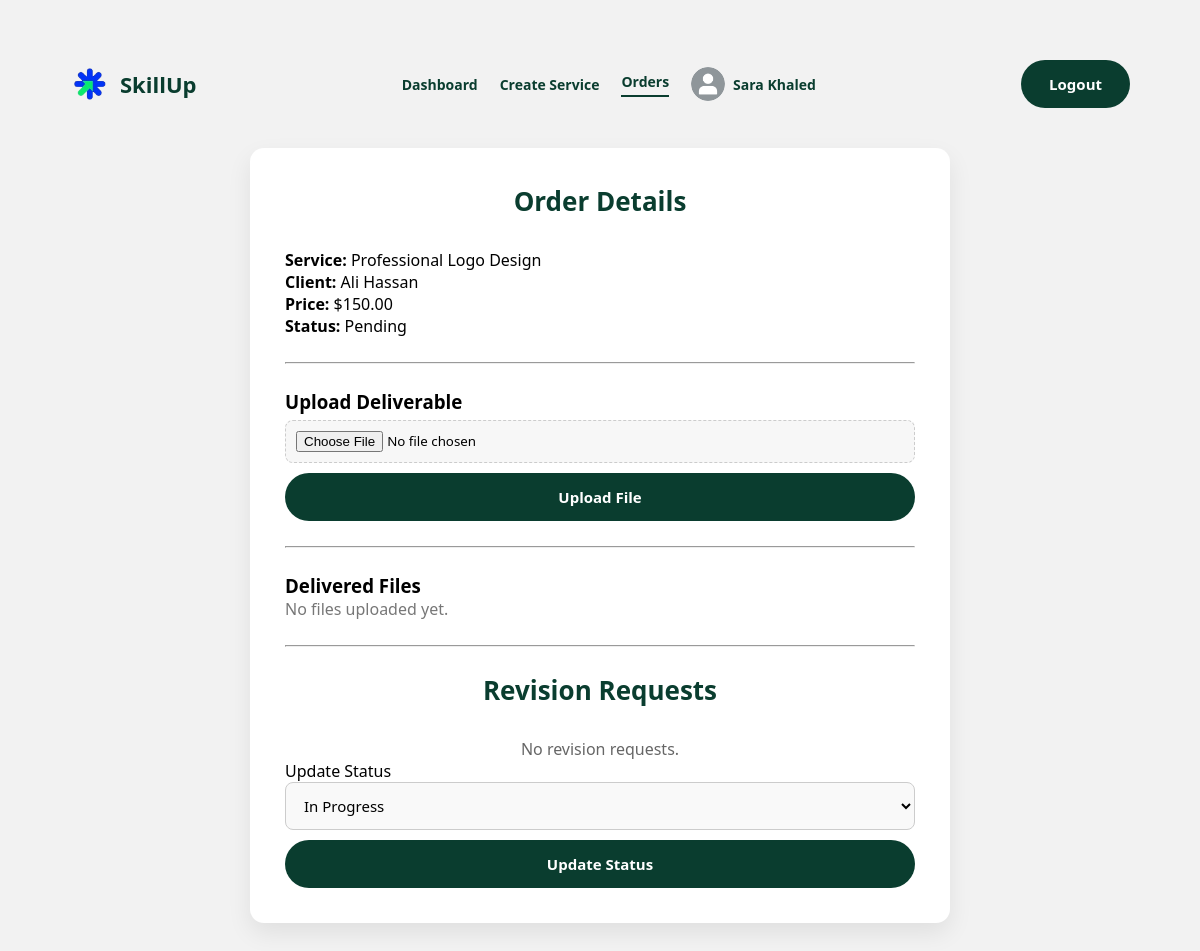
Page /order-detail.php?id=3000000001 (signed in) on the committed database.
### tables this page shows
CREATE TABLE `users` (
  `user_id` varchar(10) NOT NULL,
  `first_name` varchar(50) NOT NULL,
  `last_name` varchar(50) NOT NULL,
  `email` varchar(100) NOT NULL,
  `password` varchar(255) NOT NULL,
  `phone` varchar(10) NOT NULL,
  `age` int(11) DEFAULT NULL,
  `country` varchar(50) NOT NULL,
  `city` varchar(50) NOT NULL,
  `bio` text DEFAULT NULL,
  `role` enum('Client','Freelancer') NOT NULL,
  `status` enum('Active','Inactive') NOT NULL DEFAULT 'Active',
  `profile_photo` varchar(255) DEFAULT NULL,
  `registration_date` timestamp NOT NULL DEFAULT current_timestamp(),
  `failed_attempts` int(11) DEFAULT 0,
  `last_failed_attempt` datetime DEFAULT NULL,
  `lock_until` datetime DEFAULT NULL,
  `professional_title` varchar(150) DEFAULT NULL,
  `professional_bio` text DEFAULT NULL,
  `skills` text DEFAULT NULL,
  `experience_years` int(11) DEFAULT NULL
);

CREATE TABLE `orders` (
  `order_id` varchar(10) NOT NULL,
  `client_id` varchar(10) NOT NULL,
  `freelancer_id` varchar(10) NOT NULL,
  `service_id` varchar(10) NOT NULL,
  `service_title` varchar(200) NOT NULL,
  `price` decimal(10,2) NOT NULL,
  `delivery_time` int(11) NOT NULL,
  `revisions_included` int(11) NOT NULL,
  `requirements` text NOT NULL,
  `deliverable_notes` text DEFAULT NULL,
  `status` enum('Pending','In Progress','Delivered','Completed','Revision Requested','Cancelled') DEFAULT 'Pending',
  `payment_method` varchar(50) NOT NULL,
  `order_date` timestamp NOT NULL DEFAULT current_timestamp(),
  `expected_delivery` date NOT NULL,
  `completion_date` timestamp NULL DEFAULT NULL
);

CREATE TABLE `services` (
  `service_id` varchar(10) NOT NULL,
  `freelancer_id` varchar(10) NOT NULL,
  `title` varchar(200) NOT NULL,
  `category` varchar(100) NOT NULL,
  `subcategory` varchar(100) NOT NULL,
  `description` text NOT NULL,
  `price` decimal(10,2) NOT NULL,
  `delivery_time` int(11) NOT NULL,
  `revisions_included` int(11) NOT NULL,
  `image_1` varchar(255) NOT NULL,
  `image_2` varchar(255) DEFAULT NULL,
  `image_3` varchar(255) DEFAULT NULL,
  `service_image` varchar(255) NOT NULL,
  `status` enum('Active','Inactive') DEFAULT 'Active',
  `featured_status` enum('Yes','No') DEFAULT 'No',
  `created_date` timestamp NOT NULL DEFAULT current_timestamp()
);

### order-detail.php (the view, shortened to what this page needs)
<?php
require 'db.php.inc';
$freelancerId = $_SESSION['user_id'];
$orderId = $_GET['id'] ?? null;
$stmt = $pdo->prepare("
    SELECT
        o.*,
        s.title AS service_title,
        u.first_name,
        u.last_name
    FROM orders o
    JOIN services s ON o.service_id = s.service_id
    JOIN users u ON o.client_id = u.user_id
    WHERE o.order_id = ? AND o.freelancer_id = ?
");
$stmt->execute([$orderId, $freelancerId]);
$order = $stmt->fetch(PDO::FETCH_ASSOC);
$stmt = $pdo->prepare("
    SELECT *
    FROM revision_requests
    WHERE order_id = ?
    ORDER BY request_date DESC
");
$stmt->execute([$orderId]);
$revisions = $stmt->fetchAll(PDO::FETCH_ASSOC);
$stmt = $pdo->prepare("
    SELECT * FROM file_attachments
    WHERE order_id = ? AND file_type='deliverable'
    ORDER BY upload_timestamp DESC
");
$stmt->execute([$orderId]);
$files = $stmt->fetchAll(PDO::FETCH_ASSOC);
$stmt = $pdo->prepare("SELECT first_name, last_name, profile_photo FROM users WHERE user_id=?");
$stmt->execute([$freelancerId]);
$user = $stmt->fetch(PDO::FETCH_ASSOC);
$userName = $user['first_name'] . ' ' . $user['last_name'];
$profilePhoto = $user['profile_photo'] ?: 'images/default_picture.png';
?>
<!DOCTYPE html>
<html lang="en">
<head>
    <link rel="stylesheet" href="freelancer.css">
</head>
<body>
<div class="page-container">
<div class="app-header">
    <div class="brand">
        <img src="images/logo.png">
        <span>SkillUp</span>
    </div>
    <nav class="main-nav">
        <a href="freelancer-home.php">Dashboard</a>
        <a href="create-service.php">Create Service</a>
        <a href="freelancer-orders.php" class="active">Orders</a>
        <a href="profile.php" class="profile-link">
            <img src="<?= $profilePhoto ?>" class="profile-pic">
            <span><?= htmlspecialchars($userName) ?></span>
        </a>
    </nav>
    <button onclick="location.href='logout.php'" class="btn-primary">Logout</button>
</div>
<main class="container card form-container">
<h2>Order Details</h2>
<div class="order-info">
    <p><strong>Service:</strong> <?= htmlspecialchars($order['service_title']) ?></p>
    <p><strong>Client:</strong> <?= htmlspecialchars($order['first_name'].' '.$order['last_name']) ?></p>
    <p><strong>Price:</strong> $<?= number_format($order['price'],2) ?></p>
    <p><strong>Status:</strong> <?= $order['status'] ?></p>
</div>
<hr style="margin:25px 0;">
<h3>Upload Deliverable</h3>
<form method="POST" enctype="multipart/form-data" class="styled-form">
    <input type="file" name="deliverable" required>
    <button class="btn-primary full-width">Upload File</button>
</form>
<hr style="margin:25px 0;">
<h3>Delivered Files</h3>
<?php if (!$files): ?>
    <p style="color:#777;">No files uploaded yet.</p>
<?php endif; ?>
<hr style="margin:25px 0;">
<h2>Revision Requests</h2>
<?php if (empty($revisions)): ?>
    <p style="text-align:center; color:#666;">
        No revision requests.
    </p>
<?php endif; ?>
<form method="POST" class="styled-form">
    <label>Update Status</label>
    <select name="status" class="input-field">
        <option value="In Progress" <?= $order['status']=='In Progress'?'selected':'' ?>>In Progress</option>
    </select>
    <button class="btn-primary full-width">Update Status</button>
</form>
</main>
</div>
</body>
</html>

### freelancer.css (style rules this page uses)
* { margin: 0; padding: 0; box-sizing: border-box; font-family: "Segoe UI", Tahoma, Geneva, Verdana, sans-serif; }
body { background: #f2f2f2; }
.page-container { max-width: 1100px; margin: 40px auto; padding: 20px; }
.app-header { display: flex; justify-content: space-between; align-items: center; margin-bottom: 40px; }
.brand { display: flex; align-items: center; gap: 10px; }
.brand img { width: 40px; }
.brand span { font-size: 22px; font-weight: bold; color: #0a3d2f; }
.main-nav { display: flex; align-items: center; gap: 22px; }
.main-nav a { text-decoration: none; font-size: 14px; font-weight: 600; color: #0a3d2f; }
.main-nav a.active { border-bottom: 2px solid #0a3d2f; padding-bottom: 4px; }
.profile-link { display: flex; align-items: center; gap: 8px; }
.profile-pic { width: 34px; height: 34px; border-radius: 50%; object-fit: cover; }
.btn-primary { padding: 14px 28px; background: #0a3d2f; color: #fff; border: none; border-radius: 30px; font-size: 15px; font-weight: 600; cursor: pointer; transition: background 0.2s ease, transform 0.1s ease; }
.container { background: transparent; }
.container h2 { text-align: center; margin-bottom: 30px; font-size: 26px; color: #0a3d2f; }
.card { background: #ffffff; padding: 35px; border-radius: 14px; box-shadow: 0 10px 25px rgba(0,0,0,0.08); }
.form-container { max-width: 700px; margin: auto; }
.styled-form { width: 100%; }
.input-field { width: 100%; padding: 12px 14px; border-radius: 8px; border: 1px solid #ccc; font-size: 15px; background: #f9f9f9; transition: border-color 0.2s ease, box-shadow 0.2s ease; }
input[type="file"] { width: 100%; padding: 10px; background: #f7f7f7; border: 1px dashed #ccc; border-radius: 8px; cursor: pointer; margin-top: 6px; }
.full-width { width: 100%; margin-top: 10px; }

### rows in the picture
users: userName "Sara Khaled"
orders: service.title "Professional Logo Design", client.last_name "Ali Hassan", price "150.00", status "Pending"
